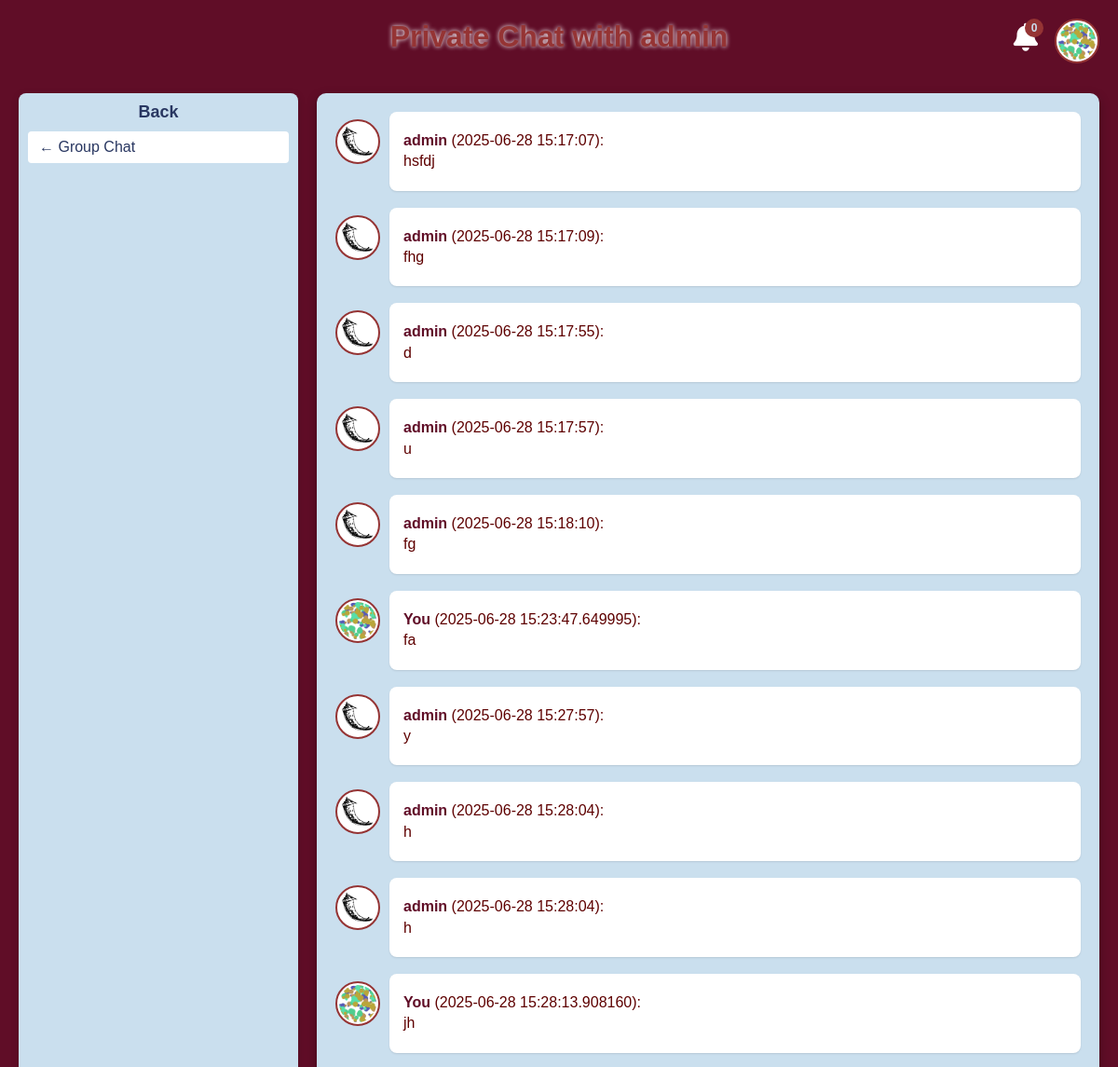
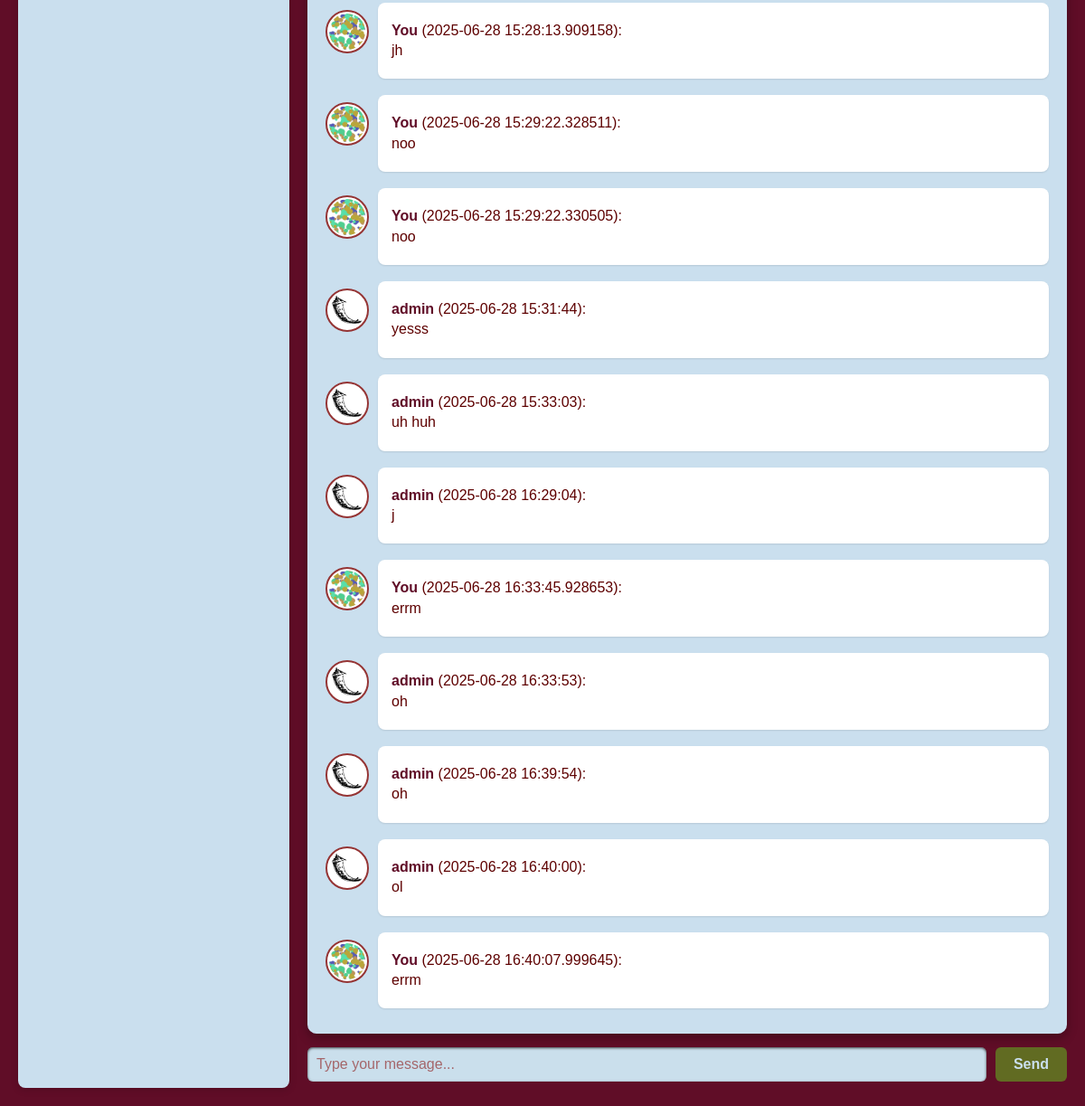
The app's page /private_chat/1 (signed in) with its own data (2 pictures, top to bottom).
### flask_app.py (models this page shows)
class User(db.Model):
    id = db.Column(db.Integer, primary_key=True)
    username = db.Column(db.String(80), unique=True, nullable=False)
    password_hash = db.Column(db.String(120), nullable=False)
    last_seen = db.Column(db.DateTime, default=lambda: datetime.now(pytz.utc).astimezone(timezone))
    messages = db.relationship("Message", backref="sender", lazy=True)
    sent_private_messages = db.relationship(
        "PrivateMessage",
        foreign_keys="PrivateMessage.sender_id",
        backref="sender",
        lazy=True,
    )
    received_private_messages = db.relationship(
        "PrivateMessage",
        foreign_keys="PrivateMessage.recipient_id",
        backref="recipient",
        lazy=True,
    )
    suggestions = db.relationship("Suggestion", backref="sender", lazy=True)
    issues = db.relationship("Issue", backref="sender", lazy=True)

class PrivateMessage(db.Model):
    id = db.Column(db.Integer, primary_key=True)
    sender_id = db.Column(db.Integer, db.ForeignKey("user.id"), nullable=False)
    recipient_id = db.Column(db.Integer, db.ForeignKey("user.id"), nullable=False)
    message_text = db.Column(db.Text, nullable=False)
    timestamp = db.Column(
        db.DateTime, default=lambda: datetime.now(pytz.utc).astimezone(timezone)
    )

### flask_app.py (the view)
@app.route("/private_chat/<int:user_id>")
@login_required
def private_chat(user_id):
    other_user = User.query.get_or_404(user_id)
    current_user_id = session["user_id"]
    current_user = User.query.get(current_user_id)
    messages = (
        PrivateMessage.query.filter(
            (
                (PrivateMessage.sender_id == current_user_id)
                & (PrivateMessage.recipient_id == user_id)
            )
            | (
                (PrivateMessage.sender_id == user_id)
                & (PrivateMessage.recipient_id == current_user_id)
            )
        )
        .order_by(PrivateMessage.timestamp)
        .all()
    )
    user_images = get_user_images()
    return render_template(
        "private_chat.html",
        messages=messages,
        other_user=other_user,
        current_user_id=current_user_id,
        user=current_user,
        user_images=user_images
    )

### flask_app.py (called while the page is built)
def login_required(f):
    @wraps(f)
    def decorated_function(*args, **kwargs):
        if "user_id" not in session:
            return redirect(url_for("login"))
        return f(*args, **kwargs)
    return decorated_function

def get_user_images():
    return [f for f in os.listdir(app.config["UPLOAD_FOLDER"]) if f.endswith(('.png', '.jpg', '.jpeg'))]

### templates/private_chat.html (shortened to what this page needs)
<!DOCTYPE html>
<html lang="en">
   <head>
      <link
         rel="stylesheet"
         href="https://cdnjs.cloudflare.com/ajax/libs/font-awesome/6.5.0/css/all.min.css"
         />
      <link
         href="{{ url_for('static', filename='styles.css') }}"
         rel="stylesheet"
         />
   </head>
   <body>
      <div id="appContainer">
         <div id="notificationContainer">
            <button id="notificationButton">
            <i class="fas fa-bell"></i>
            <span id="badge">0</span>
            </button>
         </div>
         <div id="profileMenuContainer">
            <button id="profileButton" aria-label="User Profile">
            <img
               class="profile-pic"
               src="{{ url_for('static', filename='users/' + user.id|string + '.png') if user.id|string + '.png' in user_images else url_for('static', filename='123.png') }}"
               alt="{{ user.username }}"
               />
            </button>
         </div>
         <h1 id="title">Private Chat with {{ other_user.username }}</h1>
         <div id="content">
            <div id="backBtn">
               <h2>Back</h2>
               <ul>
                  <li><a href="/">← Group Chat</a></li>
               </ul>
            </div>
            <div id="mainArea">
               <div id="messages">
                  {% for message in messages %}
                  <div class="message-container">
                    {% if message.sender_id == current_user_id %}
                    <a href="/profile/{{ user.id }}">
                    <img class="message-profile-pic" src="{{ url_for('static', filename='users/' + user.id|string + '.png') if user.id|string + '.png' in user_images else url_for('static', filename='123.png') }}" alt="{{ user.username }}" />
                    </a>
                     <div class="message-content">
                        <p>
                           <a href="/profile/{{ user.id }}"><strong>You</strong></a> ({{ message.timestamp }}):<br>
                           {{ message.message_text }}
                        </p>
                     </div>
                     {% else %}
                     <a href="/profile/{{ other_user.id }}">
                      <img class="message-profile-pic" src="{{ url_for('static', filename='users/' + other_user.id|string + '.png') if other_user.id|string + '.png' in user_images else url_for('static', filename='123.png') }}" alt="{{ other_user.username }}" />
                      </a>
                     <div class="message-content">
                        <p>
                           <a href="/profile/{{ other_user.id }}"><strong>{{ other_user.username }}</strong></a> ({{ message.timestamp.strftime('%Y-%m-%d %H:%M:%S') }}):<br>
                           {{ message.message_text }}
                        </p>
                     </div>
                     {% endif %}
                  </div>
                  {% endfor %}
               </div>
               <form
                  id="form"
                  method="POST"
                  action="/send_private/{{ other_user.id }}"
                  >
                  <input
                     id="messagePlace"
                     type="text"
                     name="message"
                     placeholder="Type your message..."
                     required
                     autofocus
                     />
                  <input
                     id="sendButton"
                     type="submit"
                     value="Send"
                     aria-label="Send Message"
                     />
               </form>
            </div>
         </div>
      </div>
   </body>
</html>

### static/styles.css (style rules this page uses)
html, body { margin: 0; padding: 0; font-family: "Lucida Sans", sans-serif; background-color: #600d27; min-height: 100vh; color: #cadfee; overflow-x: hidden; }
h1, h2, p, li { color: #953434; }
h1 { text-align: center; text-shadow: white 0px 0px 5px; }
#title, #content { display: flex; justify-content: center; }
#appContainer { min-height: 100vh; display: flex; flex-direction: column; }
#content { display: flex; gap: 20px; padding: 20px; box-sizing: border-box; flex: 1; min-height: 0; }
#mainArea { flex: 1; display: flex; flex-direction: column; min-height: 0; }
#messages { height: calc(100vh - 210px); overflow-y: auto; padding: 15px; border-radius: 10px; background-color: #cadfee; color: #cadfee; box-shadow: 0 4px 12px rgba(0, 0, 0, 0.3); display: flex; flex-direction: column; scrollbar-width: thin; scrollbar-color: #953434 #cadfee; position: relative; }
#messages p { background-color: white; color: #5e0000; padding: 10px; margin: 5px 0; border-radius: 8px; max-width: 80%; word-wrap: break-word; }
#messages p a { text-decoration: none; color: inherit; }
#messages p strong { color: #600d27; }
#form { display: flex; margin-top: 15px; gap: 10px; }
#messagePlace { flex: 1; padding: 10px; border: none; border-radius: 6px; background-color: #cadfec; color: #5e0000; font-size: 16px; box-shadow: inset 0 1px 3px rgba(0, 0, 0, 0.7); }
#messagePlace::placeholder { color: #953434; opacity: 0.7; }
#sendButton { background-color: #616b22; color: #cadfee; border: none; padding: 10px 20px; border-radius: 6px; cursor: pointer; font-size: 16px; font-weight: bold; transition: background-color 0.3s ease; }
#profileMenuContainer { position: absolute; top: 20px; right: 20px; }
#profileButton { background: none; border: none; cursor: pointer; padding: 0; }
.profile-pic { width: 40px; height: 40px; border-radius: 50%; object-fit: cover; border: 2px solid #953434; background-color: white; padding: 2px; }
#notificationContainer { position: absolute; top: 20px; right: 80px; z-index: 1000; }
#notificationButton { background: none; border: none; cursor: pointer; padding-top: 5px; position: relative; }
#notificationButton i { font-size: 30px; color: white; transition: transform 0.2s; }
#badge { position: absolute; top: 0px; right: 0px; background-color: #953434; color: #cadfee; border-radius: 50%; width: 20px; height: 20px; display: flex; align-items: center; justify-content: center; font-size: 12px; font-weight: bold; }
#backBtn { background-color: #cadfee; border-radius: 8px; box-shadow: 0 2px 8px rgba(0, 0, 0, 0.15); padding: 10px 0; width: 300px; overflow-y: auto; flex-shrink: 0; }
#backBtn h2 { margin: 0 0 10px; font-size: 18px; text-align: center; color: #293761; }
#backBtn ul { list-style: none; margin: 0; padding: 0 10px; }
#backBtn li { background: #fff; margin-bottom: 8px; padding: 8px 12px; border-radius: 4px; transition: background-color 0.3s, transform 0.2s; }
#backBtn a { color: #293761; text-decoration: none; font-weight: 500; }
.message-container { display: flex; align-items: flex-start; margin-bottom: 8px; padding: 5px; }
.message-profile-pic { width: 40px; height: 40px; border-radius: 50%; object-fit: cover; margin-right: 10px; flex-shrink: 0; margin-top: 8px; transition: transform 0.2s ease; border: 2px solid #953434; background-color: white; padding: 2px; }
.message-content { flex-grow: 1; background-color: white; padding: 5px; border-radius: 8px; box-shadow: 0 1px 2px rgba(0, 0, 0, 0.1); }
.message-content p { margin: 0; line-height: 1.4; }

### records on screen
User: username "admin"
PrivateMessage: timestamp "2025-06-28 15:17:07", message_text "hsfdj"
PrivateMessage: timestamp "2025-06-28 15:17:09", message_text "fhg"
PrivateMessage: timestamp "2025-06-28 15:17:55", message_text "d"
PrivateMessage: timestamp "2025-06-28 15:17:57", message_text "u"
PrivateMessage: timestamp "2025-06-28 15:18:10", message_text "fg"
PrivateMessage: timestamp "2025-06-28 15:23:47.649995", message_text "fa"
PrivateMessage: timestamp "2025-06-28 15:27:57", message_text "y"
PrivateMessage: timestamp "2025-06-28 15:28:04", message_text "h"
PrivateMessage: timestamp "2025-06-28 15:28:04", message_text "h"
PrivateMessage: timestamp "2025-06-28 15:28:13.908160", message_text "jh"
PrivateMessage: timestamp "2025-06-28 15:28:13.909158", message_text "jh"
PrivateMessage: timestamp "2025-06-28 15:29:22.328511", message_text "noo"
PrivateMessage: timestamp "2025-06-28 15:29:22.330505", message_text "noo"
PrivateMessage: timestamp "2025-06-28 15:31:44", message_text "yesss"
PrivateMessage: timestamp "2025-06-28 15:33:03", message_text "uh huh"
PrivateMessage: timestamp "2025-06-28 16:29:04", message_text "j"
PrivateMessage: timestamp "2025-06-28 16:33:45.928653", message_text "errm"
PrivateMessage: timestamp "2025-06-28 16:33:53", message_text "oh"
PrivateMessage: timestamp "2025-06-28 16:39:54", message_text "oh"
PrivateMessage: timestamp "2025-06-28 16:40:00", message_text "ol"
PrivateMessage: timestamp "2025-06-28 16:40:07.999645", message_text "errm"
